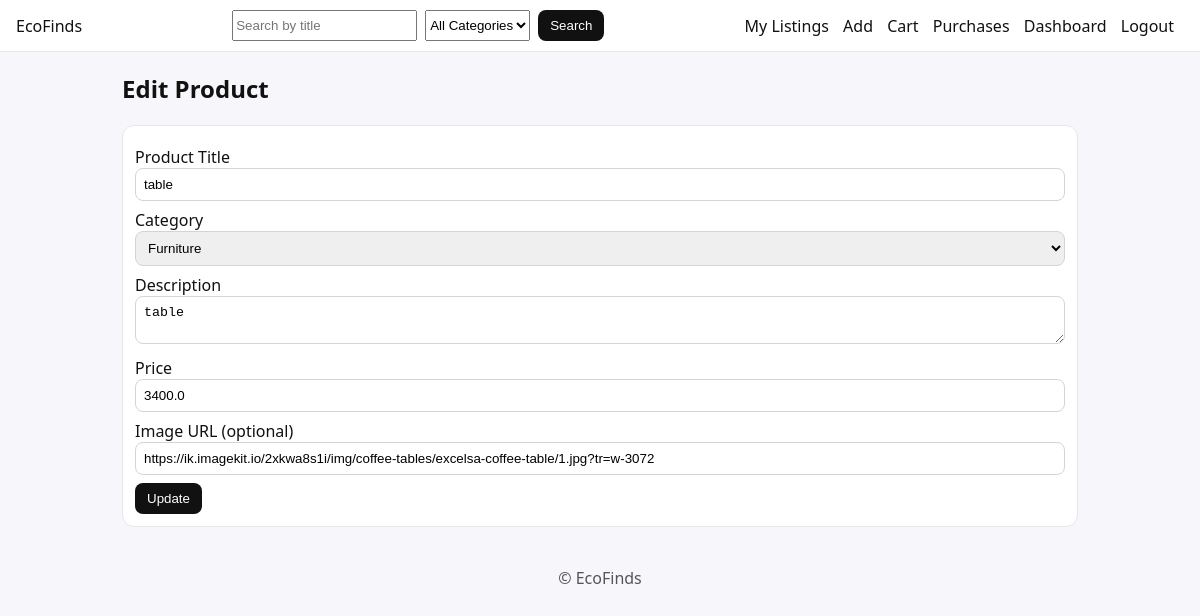
The app's page /listings/6/edit (signed in) with its own data.
### app.py (models this page shows)
class Product(db.Model):
    id = db.Column(db.Integer, primary_key=True)
    user_id = db.Column(db.Integer, db.ForeignKey('user.id'), nullable=False)
    title = db.Column(db.String(120), nullable=False)
    description = db.Column(db.Text, nullable=False)
    category = db.Column(db.String(50), nullable=False)
    price = db.Column(db.Float, nullable=False)
    image_url = db.Column(db.String(255), nullable=False, default="/static/img/placeholder.png")
    created_at = db.Column(db.DateTime, default=datetime.utcnow)

### app.py (the view, shortened to what this page needs)
@app.route('/listings/<int:pid>/edit', methods=['GET', 'POST'])
@login_required
def edit_product(pid):
    prod = Product.query.get_or_404(pid)
    if prod.user_id != session['user_id']:
        flash("Not authorized.")
        return redirect(url_for('my_listings'))
    return render_template('add_product.html', categories=CATEGORIES, prod=prod, editing=True)

### app.py (called while the page is built)
def login_required(f):
    @wraps(f)
    def wrapper(*args, **kwargs):
        if 'user_id' not in session:
            return redirect(url_for('login', next=request.path))
        return f(*args, **kwargs)
    return wrapper

### templates/add_product.html
{% extends "base.html" %}
{% block content %}
<h2>{{ 'Edit Product' if editing else 'Add New Product' }}</h2>
<form method="post" class="card form">
  <label>Product Title <input name="title" value="{{ prod.title if prod else '' }}" required></label>
  <label>Category
    <select name="category" required>
      {% for c in categories %}
        <option value="{{c}}" {% if prod and prod.category==c %}selected{% endif %}>{{c}}</option>
      {% endfor %}
    </select>
  </label>
  <label>Description <textarea name="description" required>{{ prod.description if prod else '' }}</textarea></label>
  <label>Price <input name="price" type="number" step="0.01" min="0" value="{{ prod.price if prod else '' }}" required></label>
  <label>Image URL (optional) <input name="image_url" value="{{ prod.image_url if prod else '' }}"></label>
  <button>{{ 'Update' if editing else 'Submit Listing' }}</button>
</form>
{% endblock %}

### static/style.css (style rules this page uses)
* { box-sizing:border-box }
body { font-family:system-ui,-apple-system,Segoe UI,Roboto,Arial,sans-serif;margin:0;background:#f7f7fb;color:#111 }
.card { background:#fff;border:1px solid #e5e7eb;border-radius:12px;padding:12px }
.form label { display:block;margin:8px 0 }
.form input,.form textarea,.form select { width:100%;padding:8px;border:1px solid #d1d5db;border-radius:8px }
.form button,.btn,button { padding:8px 12px;border:0;border-radius:8px;background:#111;color:#fff;cursor:pointer }

### records on screen
Product: title "table", category "Furniture", description "table", price "3400.0", image_url "https://ik.imagekit.io/2xkwa8s1i/img/coffee-tables/excelsa-coffee-table/1.jpg?tr=w-3072"

### other values on screen
{{ 'Edit Product' if editing else 'Add New Product' }} "Edit Product"
{{ 'Update' if editing else 'Submit Listing' }} "Update"
